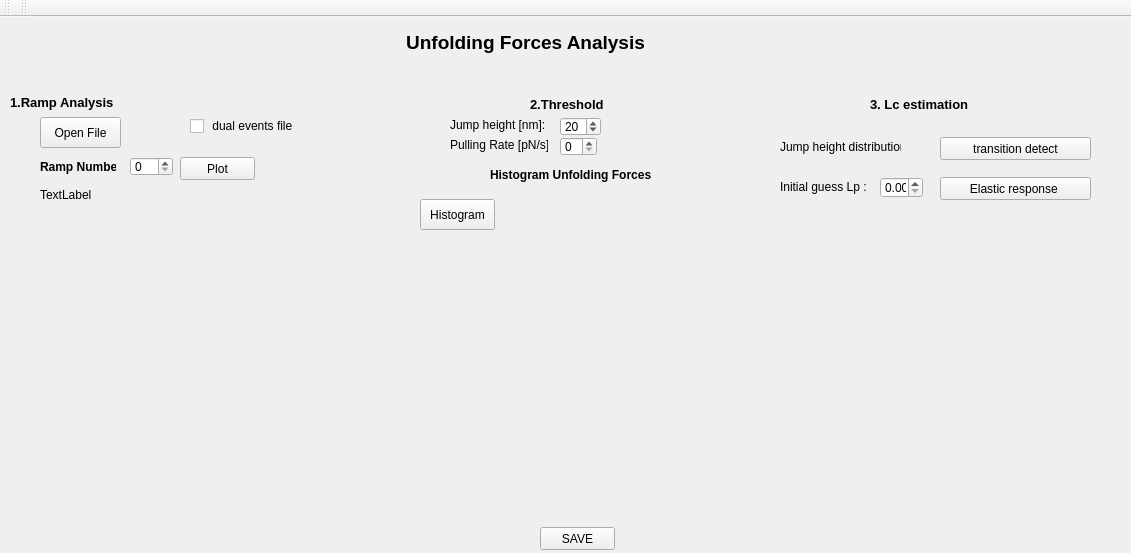
<?xml version="1.0" encoding="UTF-8"?>
<ui version="4.0">
 <class>MY_GUI</class>
 <widget class="QMainWindow" name="MY_GUI">
  <property name="windowModality">
   <enum>Qt::NonModal</enum>
  </property>
  <property name="enabled">
   <bool>true</bool>
  </property>
  <property name="geometry">
   <rect>
    <x>0</x>
    <y>0</y>
    <width>1131</width>
    <height>553</height>
   </rect>
  </property>
  <property name="sizePolicy">
   <sizepolicy hsizetype="Preferred" vsizetype="Preferred">
    <horstretch>0</horstretch>
    <verstretch>0</verstretch>
   </sizepolicy>
  </property>
  <property name="minimumSize">
   <size>
    <width>0</width>
    <height>0</height>
   </size>
  </property>
  <property name="maximumSize">
   <size>
    <width>16777215</width>
    <height>16777215</height>
   </size>
  </property>
  <property name="sizeIncrement">
   <size>
    <width>0</width>
    <height>0</height>
   </size>
  </property>
  <property name="font">
   <font>
    <family>Arial</family>
   </font>
  </property>
  <property name="windowTitle">
   <string>MainWindow</string>
  </property>
  <widget class="QWidget" name="centralwidget">
   <widget class="QSpinBox" name="r_box">
    <property name="geometry">
     <rect>
      <x>560</x>
      <y>120</y>
      <width>37</width>
      <height>19</height>
     </rect>
    </property>
   </widget>
   <widget class="QLabel" name="label_7">
    <property name="geometry">
     <rect>
      <x>490</x>
      <y>150</y>
      <width>162</width>
      <height>16</height>
     </rect>
    </property>
    <property name="font">
     <font>
      <family>Arial</family>
      <pointsize>9</pointsize>
      <weight>75</weight>
      <bold>true</bold>
     </font>
    </property>
    <property name="text">
     <string>&lt;html&gt;&lt;head/&gt;&lt;body&gt;&lt;p&gt;Histogram Unfolding Forces&lt;/p&gt;&lt;/body&gt;&lt;/html&gt;</string>
    </property>
   </widget>
   <widget class="QLabel" name="label_5">
    <property name="geometry">
     <rect>
      <x>10</x>
      <y>70</y>
      <width>151</width>
      <height>31</height>
     </rect>
    </property>
    <property name="sizePolicy">
     <sizepolicy hsizetype="Preferred" vsizetype="Preferred">
      <horstretch>0</horstretch>
      <verstretch>0</verstretch>
     </sizepolicy>
    </property>
    <property name="font">
     <font>
      <family>Arial</family>
      <pointsize>10</pointsize>
      <weight>75</weight>
      <bold>true</bold>
     </font>
    </property>
    <property name="text">
     <string>&lt;html&gt;&lt;head/&gt;&lt;body&gt;&lt;p&gt;1.Ramp Analysis&lt;/p&gt;&lt;/body&gt;&lt;/html&gt;</string>
    </property>
   </widget>
   <widget class="QSpinBox" name="Pulse_num">
    <property name="geometry">
     <rect>
      <x>130</x>
      <y>140</y>
      <width>43</width>
      <height>19</height>
     </rect>
    </property>
    <property name="sizePolicy">
     <sizepolicy hsizetype="Expanding" vsizetype="Expanding">
      <horstretch>0</horstretch>
      <verstretch>0</verstretch>
     </sizepolicy>
    </property>
    <property name="maximum">
     <number>2000</number>
    </property>
    <property name="singleStep">
     <number>1</number>
    </property>
    <property name="value">
     <number>0</number>
    </property>
   </widget>
   <widget class="QLabel" name="label_8">
    <property name="geometry">
     <rect>
      <x>530</x>
      <y>80</y>
      <width>131</width>
      <height>16</height>
     </rect>
    </property>
    <property name="font">
     <font>
      <family>Arial</family>
      <weight>75</weight>
      <bold>true</bold>
     </font>
    </property>
    <property name="text">
     <string>&lt;html&gt;&lt;head/&gt;&lt;body&gt;&lt;p&gt;&lt;span style=&quot; font-size:10pt;&quot;&gt;2.Threshold&lt;/span&gt;&lt;/p&gt;&lt;/body&gt;&lt;/html&gt;</string>
    </property>
   </widget>
   <widget class="QPushButton" name="Open_JSON">
    <property name="geometry">
     <rect>
      <x>40</x>
      <y>100</y>
      <width>81</width>
      <height>31</height>
     </rect>
    </property>
    <property name="sizePolicy">
     <sizepolicy hsizetype="Minimum" vsizetype="Fixed">
      <horstretch>0</horstretch>
      <verstretch>0</verstretch>
     </sizepolicy>
    </property>
    <property name="text">
     <string>Open File</string>
    </property>
   </widget>
   <widget class="QLabel" name="label">
    <property name="geometry">
     <rect>
      <x>390</x>
      <y>10</y>
      <width>271</width>
      <height>31</height>
     </rect>
    </property>
    <property name="sizePolicy">
     <sizepolicy hsizetype="Expanding" vsizetype="Expanding">
      <horstretch>0</horstretch>
      <verstretch>0</verstretch>
     </sizepolicy>
    </property>
    <property name="mouseTracking">
     <bool>true</bool>
    </property>
    <property name="text">
     <string>&lt;html&gt;&lt;head/&gt;&lt;body&gt;&lt;p align=&quot;center&quot;&gt;&lt;span style=&quot; font-size:14pt; font-weight:600;&quot;&gt;Unfolding Forces Analysis&lt;/span&gt;&lt;/p&gt;&lt;/body&gt;&lt;/html&gt;</string>
    </property>
   </widget>
   <widget class="QLabel" name="label_6">
    <property name="geometry">
     <rect>
      <x>40</x>
      <y>140</y>
      <width>76</width>
      <height>21</height>
     </rect>
    </property>
    <property name="sizePolicy">
     <sizepolicy hsizetype="Expanding" vsizetype="Expanding">
      <horstretch>0</horstretch>
      <verstretch>0</verstretch>
     </sizepolicy>
    </property>
    <property name="font">
     <font>
      <family>Arial</family>
      <weight>75</weight>
      <bold>true</bold>
     </font>
    </property>
    <property name="text">
     <string>&lt;html&gt;&lt;head/&gt;&lt;body&gt;&lt;p&gt;Ramp Number&lt;/p&gt;&lt;/body&gt;&lt;/html&gt;</string>
    </property>
   </widget>
   <widget class="QSpinBox" name="Thr">
    <property name="geometry">
     <rect>
      <x>560</x>
      <y>100</y>
      <width>41</width>
      <height>19</height>
     </rect>
    </property>
    <property name="minimum">
     <number>10</number>
    </property>
    <property name="maximum">
     <number>200</number>
    </property>
    <property name="singleStep">
     <number>1</number>
    </property>
    <property name="value">
     <number>20</number>
    </property>
   </widget>
   <widget class="QPushButton" name="Histo">
    <property name="geometry">
     <rect>
      <x>420</x>
      <y>182</y>
      <width>75</width>
      <height>31</height>
     </rect>
    </property>
    <property name="text">
     <string>Histogram</string>
    </property>
   </widget>
   <widget class="QLabel" name="label_2">
    <property name="geometry">
     <rect>
      <x>450</x>
      <y>120</y>
      <width>98</width>
      <height>16</height>
     </rect>
    </property>
    <property name="text">
     <string>Pulling Rate [pN/s] :</string>
    </property>
   </widget>
   <widget class="QLabel" name="Output">
    <property name="geometry">
     <rect>
      <x>40</x>
      <y>170</y>
      <width>341</width>
      <height>16</height>
     </rect>
    </property>
    <property name="sizePolicy">
     <sizepolicy hsizetype="Preferred" vsizetype="Preferred">
      <horstretch>0</horstretch>
      <verstretch>0</verstretch>
     </sizepolicy>
    </property>
    <property name="text">
     <string>TextLabel</string>
    </property>
   </widget>
   <widget class="QPushButton" name="Plot_button">
    <property name="geometry">
     <rect>
      <x>180</x>
      <y>140</y>
      <width>75</width>
      <height>23</height>
     </rect>
    </property>
    <property name="sizePolicy">
     <sizepolicy hsizetype="Minimum" vsizetype="Fixed">
      <horstretch>0</horstretch>
      <verstretch>0</verstretch>
     </sizepolicy>
    </property>
    <property name="font">
     <font>
      <family>Arial</family>
      <pointsize>9</pointsize>
     </font>
    </property>
    <property name="text">
     <string>Plot</string>
    </property>
   </widget>
   <widget class="QPushButton" name="Save_file">
    <property name="geometry">
     <rect>
      <x>540</x>
      <y>510</y>
      <width>75</width>
      <height>23</height>
     </rect>
    </property>
    <property name="sizePolicy">
     <sizepolicy hsizetype="Expanding" vsizetype="Expanding">
      <horstretch>0</horstretch>
      <verstretch>0</verstretch>
     </sizepolicy>
    </property>
    <property name="text">
     <string>SAVE</string>
    </property>
   </widget>
   <widget class="QPushButton" name="Transition_detect">
    <property name="geometry">
     <rect>
      <x>940</x>
      <y>120</y>
      <width>151</width>
      <height>23</height>
     </rect>
    </property>
    <property name="sizePolicy">
     <sizepolicy hsizetype="Minimum" vsizetype="Fixed">
      <horstretch>0</horstretch>
      <verstretch>0</verstretch>
     </sizepolicy>
    </property>
    <property name="text">
     <string>transition detect</string>
    </property>
   </widget>
   <widget class="QWidget" name="layoutWidget">
    <property name="geometry">
     <rect>
      <x>20</x>
      <y>210</y>
      <width>361</width>
      <height>271</height>
     </rect>
    </property>
    <property name="sizePolicy">
     <sizepolicy hsizetype="Expanding" vsizetype="Expanding">
      <horstretch>0</horstretch>
      <verstretch>0</verstretch>
     </sizepolicy>
    </property>
    <layout class="QVBoxLayout" name="Plotting_box">
     <property name="spacing">
      <number>6</number>
     </property>
     <property name="sizeConstraint">
      <enum>QLayout::SetDefaultConstraint</enum>
     </property>
    </layout>
   </widget>
   <widget class="QWidget" name="layoutWidget">
    <property name="geometry">
     <rect>
      <x>430</x>
      <y>230</y>
      <width>311</width>
      <height>251</height>
     </rect>
    </property>
    <layout class="QVBoxLayout" name="Plotting_box_3">
     <property name="spacing">
      <number>14</number>
     </property>
     <property name="sizeConstraint">
      <enum>QLayout::SetNoConstraint</enum>
     </property>
    </layout>
   </widget>
   <widget class="QLabel" name="label_3">
    <property name="geometry">
     <rect>
      <x>450</x>
      <y>100</y>
      <width>98</width>
      <height>16</height>
     </rect>
    </property>
    <property name="text">
     <string>Jump height [nm]:</string>
    </property>
   </widget>
   <widget class="QLabel" name="label_9">
    <property name="geometry">
     <rect>
      <x>870</x>
      <y>80</y>
      <width>131</width>
      <height>16</height>
     </rect>
    </property>
    <property name="font">
     <font>
      <family>Arial</family>
      <weight>75</weight>
      <bold>true</bold>
     </font>
    </property>
    <property name="text">
     <string>&lt;html&gt;&lt;head/&gt;&lt;body&gt;&lt;p&gt;&lt;span style=&quot; font-size:10pt;&quot;&gt;3. Lc estimation&lt;/span&gt;&lt;/p&gt;&lt;/body&gt;&lt;/html&gt;</string>
    </property>
   </widget>
   <widget class="QLabel" name="label_4">
    <property name="geometry">
     <rect>
      <x>780</x>
      <y>120</y>
      <width>121</width>
      <height>20</height>
     </rect>
    </property>
    <property name="text">
     <string>Jump height distribution:</string>
    </property>
   </widget>
   <widget class="QLabel" name="xdag_label">
    <property name="geometry">
     <rect>
      <x>520</x>
      <y>180</y>
      <width>201</width>
      <height>16</height>
     </rect>
    </property>
    <property name="text">
     <string/>
    </property>
   </widget>
   <widget class="QLabel" name="k0_label">
    <property name="geometry">
     <rect>
      <x>520</x>
      <y>200</y>
      <width>201</width>
      <height>16</height>
     </rect>
    </property>
    <property name="text">
     <string/>
    </property>
   </widget>
   <widget class="QPushButton" name="f_unfold_dz">
    <property name="geometry">
     <rect>
      <x>940</x>
      <y>160</y>
      <width>151</width>
      <height>23</height>
     </rect>
    </property>
    <property name="sizePolicy">
     <sizepolicy hsizetype="Minimum" vsizetype="Fixed">
      <horstretch>0</horstretch>
      <verstretch>0</verstretch>
     </sizepolicy>
    </property>
    <property name="text">
     <string>Elastic response </string>
    </property>
   </widget>
   <widget class="QWidget" name="layoutWidget_2">
    <property name="geometry">
     <rect>
      <x>790</x>
      <y>230</y>
      <width>301</width>
      <height>251</height>
     </rect>
    </property>
    <layout class="QVBoxLayout" name="Plotting_box_4">
     <property name="spacing">
      <number>14</number>
     </property>
     <property name="sizeConstraint">
      <enum>QLayout::SetNoConstraint</enum>
     </property>
    </layout>
   </widget>
   <widget class="QDoubleSpinBox" name="Lp">
    <property name="geometry">
     <rect>
      <x>880</x>
      <y>160</y>
      <width>43</width>
      <height>21</height>
     </rect>
    </property>
   </widget>
   <widget class="QLabel" name="label_10">
    <property name="geometry">
     <rect>
      <x>780</x>
      <y>160</y>
      <width>91</width>
      <height>20</height>
     </rect>
    </property>
    <property name="text">
     <string>Initial guess Lp :</string>
    </property>
   </widget>
   <widget class="QCheckBox" name="checkBoth">
    <property name="geometry">
     <rect>
      <x>190</x>
      <y>100</y>
      <width>121</width>
      <height>18</height>
     </rect>
    </property>
    <property name="text">
     <string> dual events file </string>
    </property>
   </widget>
  </widget>
  <widget class="QToolBar" name="toolBar">
   <property name="windowTitle">
    <string>toolBar</string>
   </property>
   <attribute name="toolBarArea">
    <enum>TopToolBarArea</enum>
   </attribute>
   <attribute name="toolBarBreak">
    <bool>false</bool>
   </attribute>
  </widget>
  <widget class="QToolBar" name="toolBar_2">
   <property name="windowTitle">
    <string>toolBar_2</string>
   </property>
   <attribute name="toolBarArea">
    <enum>TopToolBarArea</enum>
   </attribute>
   <attribute name="toolBarBreak">
    <bool>false</bool>
   </attribute>
  </widget>
 </widget>
 <resources/>
 <connections/>
</ui>
